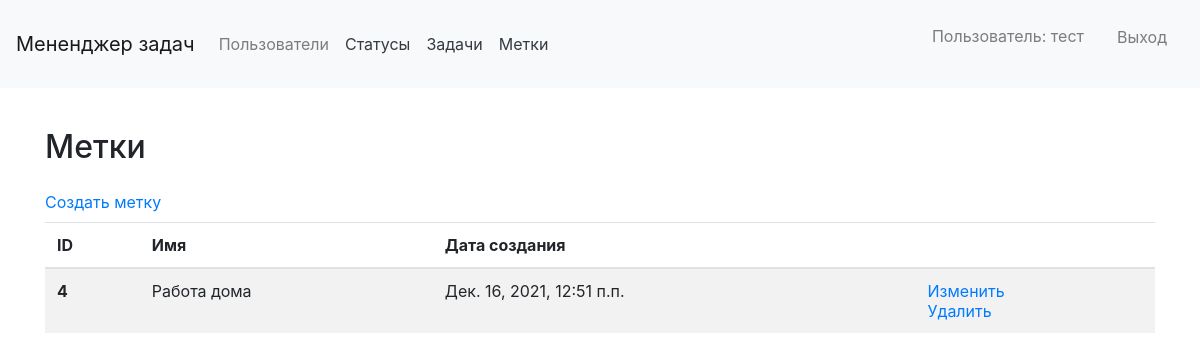
Page /lebels/ (signed in) on the earlier database version.
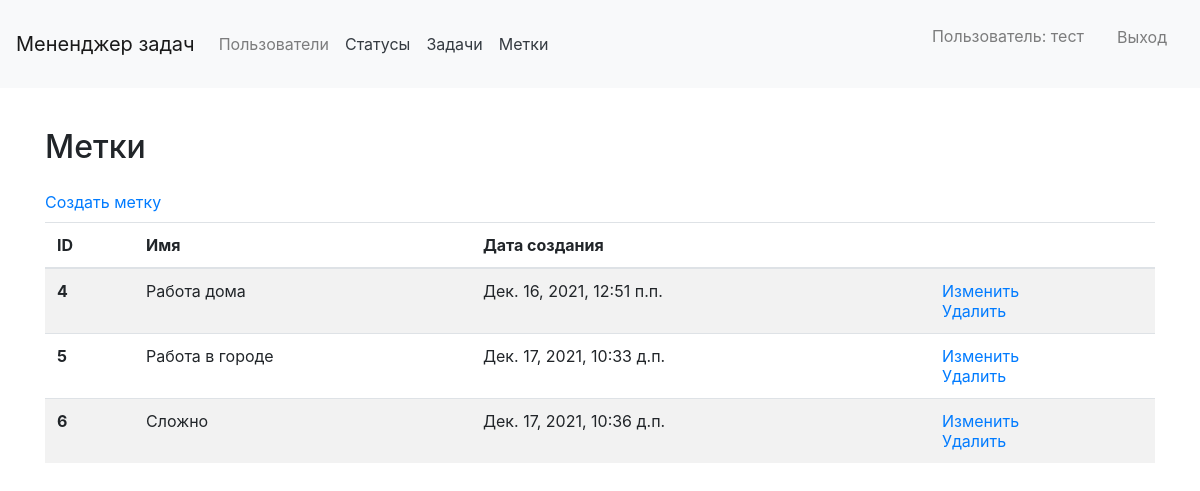
Same page on the later database version.
### tags/models.py (models this page shows, shortened)
class Tags(models.Model):
    name = models.CharField(max_length=20)
    created_at = models.DateTimeField(auto_now_add=True)
    class Meta(object):
        verbose_name = 'tag'
        verbose_name_plural = 'tags'

### tags/views.py (the view)
# urls.py: path('', TagsListView.as_view(), name='tags'),
class TagsListView(LoginRequiredMixin, ListView):
    model = Tags
    template_name = 'tags/tags_list.html'
    context_object_name = 'tags_list'
    login_url = reverse_lazy('login_page')
    redirect_field_name = 'redirect_to'

### templates/tags/tags_list.html (shortened to what this page needs)
{% extends 'main_template.html' %}
{% load i18n %}
{% block title %}
    <head>
    </head>
{% endblock %}
{% block content %}
<div class="container wrapper flex-grow-1">
    <h1 class="my-4 h2">
        {% trans "Метки" %}
    </h1>
    <a href='{% url "create_tag" %}'>{% trans "Создать метку" %}</a>
    <table class="table table-striped mt-2">
    <thead>
        <tr>
        <th scope="col">ID</th>
        <th scope="col">{% trans "Имя" %}</th>
        <th scope="col">{% trans "Дата создания" %}</th>
        <th scope="col"></th>
        </tr>
    </thead>
    <tbody>
        {% for tag in tags_list %}
            <tr>
            <th scope="row">{{ tag.pk }}</th>
            <td>{{ tag.name }}</td>
            <td>{{ tag.created_at }}</td>
            <td>
                {% if user.id == request.user.id %}
                    <a href='{% url "update_tag" tag.id %}'>{% trans "Изменить" %}</a> <br>
                    <a href='{% url "delete_tag" tag.id %}'>{% trans "Удалить" %}</a>
                {% endif %}
            </td>
            </tr>
        {% endfor %}
    </tbody>
    </table>
</div>
{% endblock %}

Differences in the rows shown:
added Tags: pk "5", name "Работа в городе", created_at "Дек. 17, 2021, 10:33 д.п."
added Tags: pk "6", name "Сложно", created_at "Дек. 17, 2021, 10:36 д.п."
